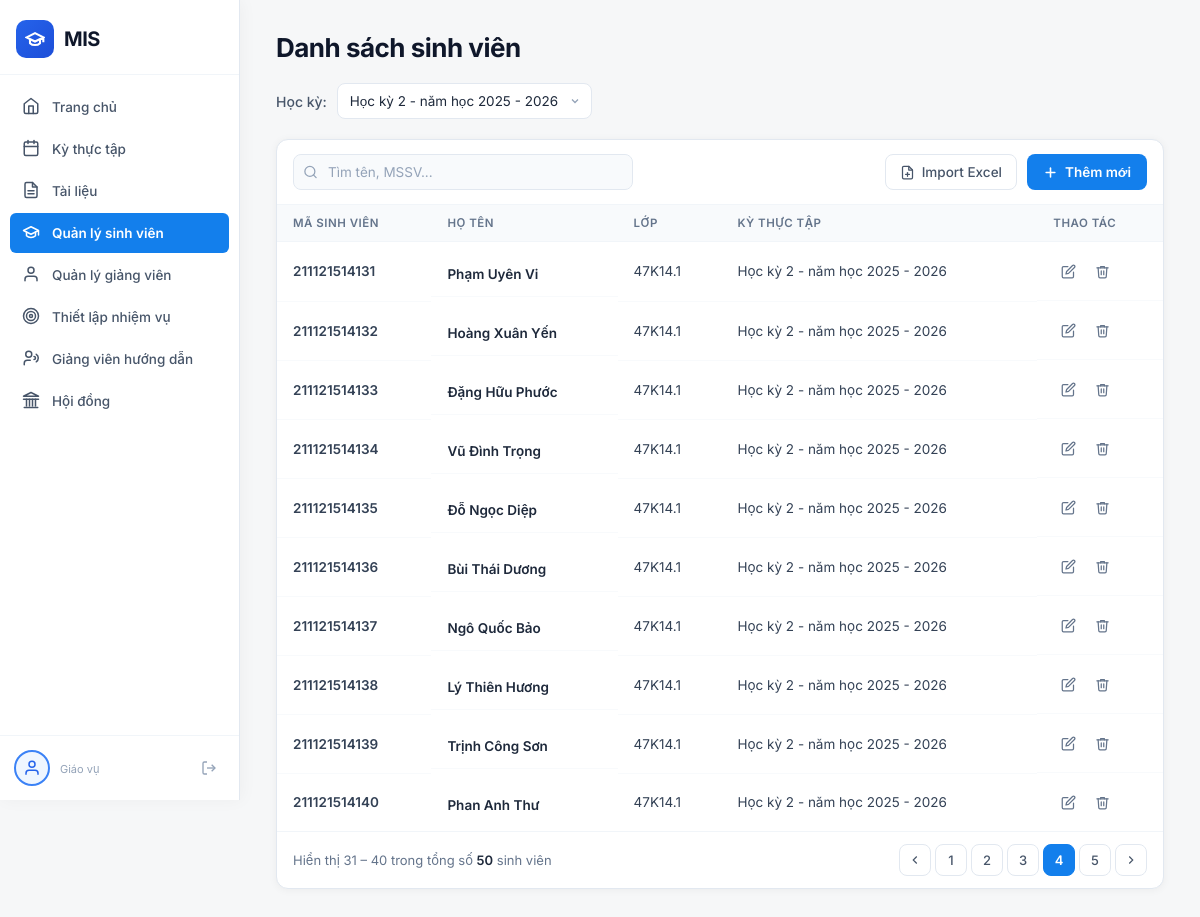
/giao-vu/quan-ly-sinh-vien/?page=4&ky=1, run on the app's committed database.
### Home/models.py (models this page shows, shortened)
class SinhVien(models.Model):
    ma_sv = models.CharField(max_length=20, primary_key=True)
    ho_ten = models.CharField(max_length=255)
    lop = models.CharField(max_length=50)
    ky_hien_tai = models.ForeignKey(KyThucTap, on_delete=models.SET_NULL, null=True)

class KyThucTap(models.Model):
    ten_ky = models.CharField(max_length=255)
    ngay_bat_dau = models.DateField()
    ngay_ket_thuc = models.DateField()
    gv_phu_trach = models.ForeignKey(GiangVien, on_delete=models.SET_NULL, null=True)

### GiaoVu/views.py (the view, shortened to what this page needs)
# urls.py: path('quan-ly-sinh-vien/', views.ql_sinh_vien_view, name='giaovu_qlsinhvien'),
def ql_sinh_vien_view(request):
    selected_ky  = request.GET.get('ky', '')
    search_query = request.GET.get('q', '').strip()
    if not selected_ky and 'ky' not in request.GET:
        newest = KyThucTap.objects.order_by('-id').first()
        if newest:
            selected_ky = str(newest.id)
    sv_list = SinhVien.objects.select_related('ky_hien_tai').all().order_by('ma_sv')
    if selected_ky:
        sv_list = sv_list.filter(ky_hien_tai__id=selected_ky)
    if search_query:
        sv_list = sv_list.filter(Q(ma_sv__icontains=search_query) | Q(ho_ten__icontains=search_query))
    paginator = Paginator(sv_list, 10)
    page_obj  = paginator.get_page(request.GET.get('page', 1))
    context = {
        'current_page' : 'qlsinhvien',
        'danh_sach_ky' : KyThucTap.objects.all().order_by('-id'),
        'page_obj'     : page_obj,
        'selected_ky'  : selected_ky,
        'selected_ky_int': int(selected_ky) if selected_ky.isdigit() else None,
        'search_query' : search_query,
    }
    return render(request, 'GiaoVu/sinh_vien.html', context)

### GiaoVu/templates/GiaoVu/sinh_vien.html (shortened to what this page needs)
{% extends 'GiaoVu/home.html' %}
{% load static %}
{% block extra_css %}
<link rel="stylesheet" href="{% static 'GiaoVu/css/sinh_vien.css' %}">
{% endblock %}
{% block content %}
<div class="page-container">
    <div class="page-header">
        <h1 class="page-title">Danh sách sinh viên</h1>
    </div>
    <div class="filter-bar">
        <label class="filter-label">Học kỳ:</label>
        <form method="get" id="filterForm">
            <select name="ky" class="select-ky" id="kySelect" onchange="document.getElementById('filterForm').submit()">
                {% for ky in danh_sach_ky %}
                <option value="{{ ky.id }}">{{ ky.ten_ky }}</option>
                {% endfor %}
            </select>
        </form>
    </div>
    <div class="table-card">
        <div class="table-toolbar">
            <form method="get" class="search-form" id="searchForm">
                <div class="search-box">
                    <input type="text" name="q" value="{{ search_query }}" placeholder="Tìm tên, MSSV..."
                        class="search-input" id="searchInput" autocomplete="off">
                </div>
            </form>
            <div class="toolbar-actions">
                <button class="btn-import" id="btnImport" type="button">
                    Import Excel
                </button>
                <button class="btn-primary" id="btnThemMoi" type="button">
                    <svg viewBox="0 0 24 24" fill="none" stroke="currentColor" stroke-width="2.5" stroke-linecap="round"
                        stroke-linejoin="round">
                        <line x1="12" y1="5" x2="12" y2="19"></line>
                        <line x1="5" y1="12" x2="19" y2="12"></line>
                    </svg>
                    Thêm mới
                </button>
            </div>
        </div>
        <table class="sv-table">
            <thead>
                <tr>
                    <th>Mã sinh viên</th>
                    <th>HỌ TÊN</th>
                    <th>LỚP</th>
                    <th>KỲ THỰC TẬP</th>
                    <th>THAO TÁC</th>
                </tr>
            </thead>
            <tbody>
                {% for sv in page_obj %}
                <tr>
                    <td class="td-mssv">{{ sv.ma_sv }}</td>
                    <td class="td-hoten">
                        <span class="sv-name">{{ sv.ho_ten }}</span>
                    </td>
                    <td>{{ sv.lop }}</td>
                    <td>{{ sv.ky_hien_tai.ten_ky|default:"—" }}</td>
                    <td class="td-actions">
                        <button class="btn-action btn-edit" type="button" title="Chỉnh sửa" data-ma="{{ sv.ma_sv }}"
                            data-hoten="{{ sv.ho_ten }}" data-lop="{{ sv.lop }}"
                            data-ky="{{ sv.ky_hien_tai.id|default:'' }}">
                            <svg viewBox="0 0 24 24" fill="none" stroke="currentColor" stroke-width="2"
                                stroke-linecap="round" stroke-linejoin="round">
                                <path d="M11 4H4a2 2 0 0 0-2 2v14a2 2 0 0 0 2 2h14a2 2 0 0 0 2-2v-7" />
                                <path d="M18.5 2.5a2.121 2.121 0 0 1 3 3L12 15l-4 1 1-4 9.5-9.5z" />
                            </svg>
                        </button>
                        <button class="btn-action btn-delete" type="button" title="Xóa"
                            onclick="confirmDelete('{{ sv.ma_sv }}', '{{ sv.ho_ten }}')">
                            <svg viewBox="0 0 24 24" fill="none" stroke="currentColor" stroke-width="2"
                                stroke-linecap="round" stroke-linejoin="round">
                                <polyline points="3 6 5 6 21 6" />
                                <path d="M19 6l-1 14a2 2 0 0 1-2 2H8a2 2 0 0 1-2-2L5 6" />
                                <path d="M10 11v6" />
                                <path d="M14 11v6" />
                                <path d="M9 6V4h6v2" />
                            </svg>
                        </button>
                    </td>
                </tr>
                {% empty %}
                <tr>
                    <td colspan="5" class="empty-row">Chưa có sinh viên nào.</td>
                </tr>
                {% endfor %}
            </tbody>
        </table>
        <div class="pagination-bar">
            {% if page_obj.paginator.count > 0 %}
            <span class="pagination-info">Hiển thị {{ page_obj.start_index }} – {{ page_obj.end_index }} trong tổng số <strong>{{ page_obj.paginator.count }}</strong> sinh viên</span>
            {% else %}
            <span class="pagination-info">Không có dữ liệu</span>
            {% endif %}
            <div class="pagination-btns">
                {% if page_obj.has_previous %}
                <a href="?page={{ page_obj.previous_page_number }}{% if selected_ky %}&ky={{ selected_ky }}{% endif %}{% if search_query %}&q={{ search_query }}{% endif %}"
                    class="pg-btn pg-prev">
                    <svg viewBox="0 0 24 24" fill="none" stroke="currentColor" stroke-width="2">
                        <polyline points="15 18 9 12 15 6"></polyline>
                    </svg>
                </a>
                {% else %}
                <button class="pg-btn pg-prev" type="button" disabled>
                    <svg viewBox="0 0 24 24" fill="none" stroke="currentColor" stroke-width="2">
                        <polyline points="15 18 9 12 15 6"></polyline>
                    </svg>
                </button>
                {% endif %}
                {% for num in page_obj.paginator.page_range %}
                {% if num == page_obj.number %}
                <span class="pg-btn pg-active">{{ num }}</span>
                {% else %}
                <a href="?page={{ num }}{% if selected_ky %}&ky={{ selected_ky }}{% endif %}{% if search_query %}&q={{ search_query }}{% endif %}"
                    class="pg-btn">{{ num }}</a>
                {% endif %}
                {% endfor %}
                {% if page_obj.has_next %}
                <a href="?page={{ page_obj.next_page_number }}{% if selected_ky %}&ky={{ selected_ky }}{% endif %}{% if search_query %}&q={{ search_query }}{% endif %}"
                    class="pg-btn pg-next">
                    <svg viewBox="0 0 24 24" fill="none" stroke="currentColor" stroke-width="2">
                        <polyline points="9 18 15 12 9 6"></polyline>
                    </svg>
                </a>
                {% else %}
                <button class="pg-btn pg-next" type="button" disabled>
                    <svg viewBox="0 0 24 24" fill="none" stroke="currentColor" stroke-width="2">
                        <polyline points="9 18 15 12 9 6"></polyline>
                    </svg>
                </button>
                {% endif %}
            </div>
        </div>
    </div>
</div>
{% endblock %}

### GiaoVu/static/GiaoVu/css/home.css (style rules this page uses)
:root { --sidebar-width: 240px; --radius-sm: 6px; --transition: all 0.22s cubic-bezier(0.4, 0, 0.2, 1); --gray-100: #f1f5f9; --gray-200: #e2e8f0; --gray-400: #94a3b8; --gray-800: #1e293b; --gray-900: #0f172a; --red: #dc2626; --red-bg: #fef2f2; }
*, *::before, *::after { box-sizing: border-box; margin: 0; padding: 0; }
body { font-family: 'Inter', -apple-system, BlinkMacSystemFont, sans-serif; background: #F6F7F8; color: var(--gray-800); display: flex; min-height: 100vh; }
a { text-decoration: none; color: inherit; }
button { cursor: pointer; border: none; background: none; font-family: inherit; }
svg { display: block; }

### data on the page
SinhVien: ma_sv "211121514131", ho_ten "Phạm Uyên Vi", lop "47K14.1", ky_hien_tai.ten_ky "Học kỳ 2 - năm học 2025 - 2026"
SinhVien: ma_sv "211121514132", ho_ten "Hoàng Xuân Yến", lop "47K14.1", ky_hien_tai.ten_ky "Học kỳ 2 - năm học 2025 - 2026"
SinhVien: ma_sv "211121514133", ho_ten "Đặng Hữu Phước", lop "47K14.1", ky_hien_tai.ten_ky "Học kỳ 2 - năm học 2025 - 2026"
SinhVien: ma_sv "211121514134", ho_ten "Vũ Đình Trọng", lop "47K14.1", ky_hien_tai.ten_ky "Học kỳ 2 - năm học 2025 - 2026"
SinhVien: ma_sv "211121514135", ho_ten "Đỗ Ngọc Diệp", lop "47K14.1", ky_hien_tai.ten_ky "Học kỳ 2 - năm học 2025 - 2026"
SinhVien: ma_sv "211121514136", ho_ten "Bùi Thái Dương", lop "47K14.1", ky_hien_tai.ten_ky "Học kỳ 2 - năm học 2025 - 2026"
SinhVien: ma_sv "211121514137", ho_ten "Ngô Quốc Bảo", lop "47K14.1", ky_hien_tai.ten_ky "Học kỳ 2 - năm học 2025 - 2026"
SinhVien: ma_sv "211121514138", ho_ten "Lý Thiên Hương", lop "47K14.1", ky_hien_tai.ten_ky "Học kỳ 2 - năm học 2025 - 2026"
SinhVien: ma_sv "211121514139", ho_ten "Trịnh Công Sơn", lop "47K14.1", ky_hien_tai.ten_ky "Học kỳ 2 - năm học 2025 - 2026"
SinhVien: ma_sv "211121514140", ho_ten "Phan Anh Thư", lop "47K14.1", ky_hien_tai.ten_ky "Học kỳ 2 - năm học 2025 - 2026"

### other printed values
{{ page_obj.start_index }} "31"
{{ page_obj.end_index }} "40"
{{ page_obj.paginator.count }} "50"
{{ num }} "1" "2" "3" "5"
{{ num }} "4"
form field ky "Học kỳ 2 - năm học 2025 - 2026"
